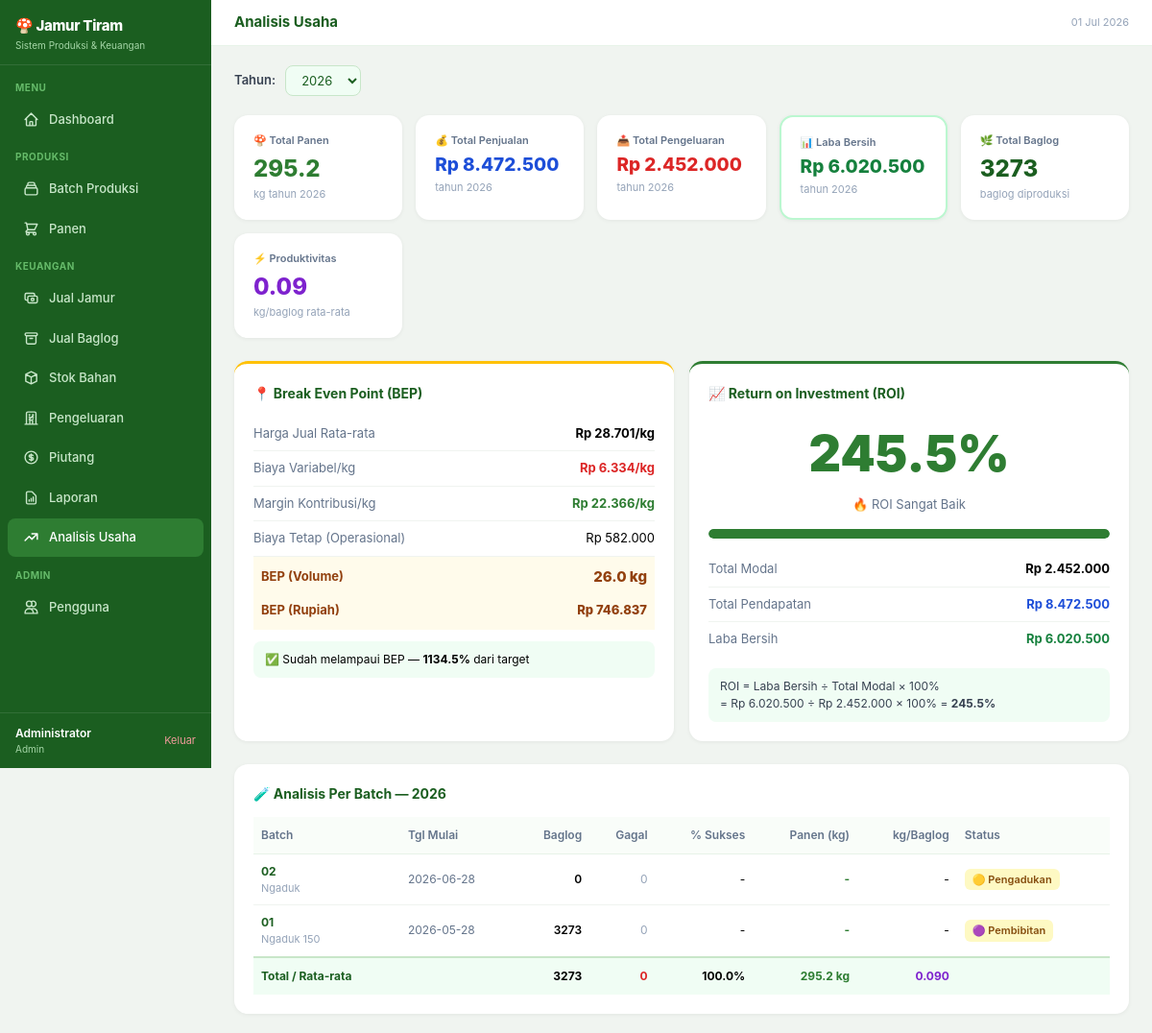
/analisis (signed in), run on the app's committed database.
### tables this page shows
CREATE TABLE batches (
    id              TEXT PRIMARY KEY,
    kode            TEXT NOT NULL UNIQUE,
    nama            TEXT NOT NULL DEFAULT '',
    tanggal_mulai   TEXT NOT NULL,
    status          TEXT NOT NULL DEFAULT 'pengadukan',
    -- pengadukan | fermentasi | pengisian | sterilisasi | inokulasi | inkubasi | panen | selesai
    catatan         TEXT DEFAULT '',
    created_at      INTEGER NOT NULL
);

### app.py (the view)
@app.get("/analisis", response_class=HTMLResponse)
async def analisis_page(request: Request, tahun: str = ""):
    user = require_login(request)
    now = datetime.now()
    if not tahun:
        tahun = now.strftime("%Y")
    data = db.get_analisis_usaha(tahun)
    return tpl.TemplateResponse(request, "analisis.html", _ctx(
        request, user=user, data=data, tahun=tahun
    ))

### templates/analisis.html (shortened to what this page needs)
{% extends "base.html" %}
{% set active = "analisis" %}
{% block topbar_title %}Analisis Usaha{% endblock %}
{% block content %}
<div style="display:flex;align-items:center;gap:10px;margin-bottom:20px;flex-wrap:wrap;">
  <span style="font-size:13px;color:#374151;font-weight:600;">Tahun:</span>
  <form method="get" style="display:flex;gap:8px;">
    <select name="tahun" onchange="this.form.submit()"
      style="border:1.5px solid #c8e6c9;border-radius:8px;padding:6px 12px;font-size:13px;color:#1B5E20;background:#f0fdf4;outline:none;cursor:pointer;">
      {% for y in range(now.year, now.year-4, -1) %}
      <option value="{{ y }}" {% if tahun==y|string %}selected{% endif %}>{{ y }}</option>
      {% endfor %}
    </select>
  </form>
</div>
<div style="display:grid;grid-template-columns:repeat(auto-fill,minmax(160px,1fr));gap:14px;margin-bottom:24px;">
  <div class="stat-card">
    <div style="font-size:11px;color:#64748b;font-weight:600;margin-bottom:4px;">🍄 Total Panen</div>
    <div style="font-size:24px;font-weight:800;color:#2E7D32;">{{ "%.1f"|format(data.total_panen_kg) }}</div>
    <div style="font-size:11px;color:#94a3b8;">kg tahun {{ tahun }}</div>
  </div>
  <div class="stat-card">
    <div style="font-size:11px;color:#64748b;font-weight:600;margin-bottom:4px;">💰 Total Penjualan</div>
    <div style="font-size:19px;font-weight:800;color:#1d4ed8;">{{ data.total_jual|rp }}</div>
    <div style="font-size:11px;color:#94a3b8;">tahun {{ tahun }}</div>
  </div>
  <div class="stat-card">
    <div style="font-size:11px;color:#64748b;font-weight:600;margin-bottom:4px;">📤 Total Pengeluaran</div>
    <div style="font-size:19px;font-weight:800;color:#dc2626;">{{ data.total_biaya|rp }}</div>
    <div style="font-size:11px;color:#94a3b8;">tahun {{ tahun }}</div>
  </div>
  <div class="stat-card" style="border:2px solid {% if data.laba_bersih >= 0 %}#bbf7d0{% else %}#fecaca{% endif %};">
    <div style="font-size:11px;color:#64748b;font-weight:600;margin-bottom:4px;">📊 Laba Bersih</div>
    <div style="font-size:19px;font-weight:800;color:{% if data.laba_bersih >= 0 %}#15803d{% else %}#dc2626{% endif %};">{{ data.laba_bersih|rp }}</div>
    <div style="font-size:11px;color:#94a3b8;">tahun {{ tahun }}</div>
  </div>
  <div class="stat-card">
    <div style="font-size:11px;color:#64748b;font-weight:600;margin-bottom:4px;">🌿 Total Baglog</div>
    <div style="font-size:24px;font-weight:800;color:#1B5E20;">{{ data.total_baglog }}</div>
    <div style="font-size:11px;color:#94a3b8;">baglog diproduksi</div>
  </div>
  <div class="stat-card">
    <div style="font-size:11px;color:#64748b;font-weight:600;margin-bottom:4px;">⚡ Produktivitas</div>
    <div style="font-size:24px;font-weight:800;color:#7e22ce;">{{ "%.2f"|format(data.produktivitas) }}</div>
    <div style="font-size:11px;color:#94a3b8;">kg/baglog rata-rata</div>
  </div>
</div>
<div style="display:grid;grid-template-columns:1fr 1fr;gap:16px;margin-bottom:24px;">
  <div class="card" style="border-top:3px solid #FFC107;">
    <div style="font-size:14px;font-weight:700;color:#1B5E20;margin-bottom:14px;">📍 Break Even Point (BEP)</div>
    <table style="width:100%;border-collapse:collapse;font-size:13px;">
      <tr style="border-bottom:1px solid #f0f4f0;">
        <td style="padding:8px 0;color:#64748b;">Harga Jual Rata-rata</td>
        <td style="padding:8px 0;text-align:right;font-weight:700;">{{ data.harga_rata|rp }}/kg</td>
      </tr>
      <tr style="border-bottom:1px solid #f0f4f0;">
        <td style="padding:8px 0;color:#64748b;">Biaya Variabel/kg</td>
        <td style="padding:8px 0;text-align:right;font-weight:700;color:#dc2626;">{{ data.biaya_var_per_kg|rp }}/kg</td>
      </tr>
      <tr style="border-bottom:1px solid #f0f4f0;">
        <td style="padding:8px 0;color:#64748b;">Margin Kontribusi/kg</td>
        <td style="padding:8px 0;text-align:right;font-weight:700;color:#2E7D32;">{{ (data.harga_rata - data.biaya_var_per_kg)|rp }}/kg</td>
      </tr>
      <tr style="border-bottom:1px solid #f0f4f0;">
        <td style="padding:8px 0;color:#64748b;">Biaya Tetap (Operasional)</td>
        <td style="padding:8px 0;text-align:right;">{{ (data.total_biaya - (data.biaya_var_per_kg * data.total_panen_kg))|rp }}</td>
      </tr>
      <tr style="background:#fffbeb;border-radius:8px;">
        <td style="padding:10px 8px;font-weight:700;color:#92400e;">BEP (Volume)</td>
        <td style="padding:10px 8px;text-align:right;font-weight:800;font-size:15px;color:#92400e;">{{ "%.1f"|format(data.bep_kg) }} kg</td>
      </tr>
      <tr style="background:#fffbeb;">
        <td style="padding:4px 8px 10px;font-weight:700;color:#92400e;">BEP (Rupiah)</td>
        <td style="padding:4px 8px 10px;text-align:right;font-weight:800;color:#92400e;">{{ data.bep_rupiah|rp }}</td>
      </tr>
    </table>
    {% if data.total_panen_kg > 0 and data.bep_kg > 0 %}
    <div style="margin-top:12px;background:#f0fdf4;border-radius:8px;padding:10px 12px;font-size:12px;">
      {% set pct = (data.total_panen_kg / data.bep_kg * 100)|round(1) %}
      {% if data.total_panen_kg >= data.bep_kg %}
      ✅ Sudah melampaui BEP — <b>{{ pct }}%</b> dari target
      {% else %}
      ⚠️ Baru mencapai <b>{{ pct }}%</b> dari BEP. Butuh tambahan <b>{{ "%.1f"|format(data.bep_kg - data.total_panen_kg) }} kg</b> lagi.
      {% endif %}
    </div>
    {% endif %}
  </div>
  <div class="card" style="border-top:3px solid #2E7D32;">
    <div style="font-size:14px;font-weight:700;color:#1B5E20;margin-bottom:14px;">📈 Return on Investment (ROI)</div>
    <div style="text-align:center;margin-bottom:16px;">
      <div style="font-size:52px;font-weight:900;color:{% if data.roi >= 0 %}#2E7D32{% else %}#dc2626{% endif %};">
        {{ "%.1f"|format(data.roi) }}%
      </div>
      <div style="font-size:13px;color:#64748b;margin-top:4px;">
        {% if data.roi >= 30 %}🔥 ROI Sangat Baik
        {% elif data.roi >= 15 %}✅ ROI Baik
        {% elif data.roi >= 0 %}⚠️ ROI Rendah
        {% else %}❌ Merugi{% endif %}
      </div>
    </div>
    {% set roi_pct = [[data.roi, 100]|min, 0]|max %}
    <div style="background:#f1f5f9;border-radius:99px;height:10px;margin-bottom:14px;overflow:hidden;">
      <div style="height:100%;width:{{ roi_pct }}%;background:{% if data.roi >= 30 %}#2E7D32{% elif data.roi >= 15 %}#FFC107{% elif data.roi >= 0 %}#fb923c{% else %}#dc2626{% endif %};border-radius:99px;transition:width .5s;"></div>
    </div>
    <table style="width:100%;border-collapse:collapse;font-size:13px;">
      <tr style="border-bottom:1px solid #f0f4f0;">
        <td style="padding:8px 0;color:#64748b;">Total Modal</td>
        <td style="padding:8px 0;text-align:right;font-weight:700;">{{ data.total_biaya|rp }}</td>
      </tr>
      <tr style="border-bottom:1px solid #f0f4f0;">
        <td style="padding:8px 0;color:#64748b;">Total Pendapatan</td>
        <td style="padding:8px 0;text-align:right;font-weight:700;color:#1d4ed8;">{{ data.total_jual|rp }}</td>
      </tr>
      <tr>
        <td style="padding:8px 0;color:#64748b;">Laba Bersih</td>
        <td style="padding:8px 0;text-align:right;font-weight:700;color:{% if data.laba_bersih >= 0 %}#15803d{% else %}#dc2626{% endif %};">{{ data.laba_bersih|rp }}</td>
      </tr>
    </table>
    <div style="margin-top:12px;background:#f0fdf4;border-radius:8px;padding:10px 12px;font-size:12px;color:#374151;">
      ROI = Laba Bersih ÷ Total Modal × 100%<br>
      = {{ data.laba_bersih|rp }} ÷ {{ data.total_biaya|rp }} × 100% = <b>{{ "%.1f"|format(data.roi) }}%</b>
    </div>
  </div>
</div>
<div class="card">
  <div style="font-size:14px;font-weight:700;color:#1B5E20;margin-bottom:14px;">🧪 Analisis Per Batch — {{ tahun }}</div>
  {% if data.batch_analisis %}
  <div style="overflow-x:auto;">
    <table style="width:100%;border-collapse:collapse;font-size:12px;">
      <thead>
        <tr style="border-bottom:1.5px solid #e7f3e8;background:#f9fdf9;">
          <th style="text-align:left;padding:10px 8px;color:#64748b;font-weight:600;">Batch</th>
          <th style="text-align:left;padding:10px 8px;color:#64748b;font-weight:600;">Tgl Mulai</th>
          <th style="text-align:right;padding:10px 8px;color:#64748b;font-weight:600;">Baglog</th>
          <th style="text-align:right;padding:10px 8px;color:#64748b;font-weight:600;">Gagal</th>
          <th style="text-align:right;padding:10px 8px;color:#64748b;font-weight:600;">% Sukses</th>
          <th style="text-align:right;padding:10px 8px;color:#64748b;font-weight:600;">Panen (kg)</th>
          <th style="text-align:right;padding:10px 8px;color:#64748b;font-weight:600;">kg/Baglog</th>
          <th style="text-align:left;padding:10px 8px;color:#64748b;font-weight:600;">Status</th>
        </tr>
      </thead>
      <tbody>
        {% for b in data.batch_analisis %}
        <tr style="border-bottom:1px solid #f0f4f0;" class="hover:bg-green-50">
          <td style="padding:9px 8px;">
            <div style="font-weight:700;color:#1B5E20;">{{ b.kode }}</div>
            {% if b.nama %}<div style="font-size:11px;color:#94a3b8;">{{ b.nama }}</div>{% endif %}
          </td>
          <td style="padding:9px 8px;color:#64748b;">{{ b.tanggal_mulai }}</td>
          <td style="padding:9px 8px;text-align:right;font-weight:600;">{{ b.baglog }}</td>
          <td style="padding:9px 8px;text-align:right;color:{% if b.baglog_gagal > 0 %}#dc2626{% else %}#94a3b8{% endif %};">{{ b.baglog_gagal }}</td>
          <td style="padding:9px 8px;text-align:right;">
            {% if b.persen_sukses > 0 %}
            <span style="color:{% if b.persen_sukses >= 90 %}#15803d{% elif b.persen_sukses >= 70 %}#b45309{% else %}#dc2626{% endif %};font-weight:700;">
              {{ "%.1f"|format(b.persen_sukses) }}%
            </span>
            {% else %}-{% endif %}
          </td>
          <td style="padding:9px 8px;text-align:right;font-weight:700;color:#2E7D32;">
            {% if b.panen_kg > 0 %}{{ "%.1f"|format(b.panen_kg) }}{% else %}-{% endif %}
          </td>
          <td style="padding:9px 8px;text-align:right;">
            {% if b.panen_per_baglog > 0 %}
            <span style="color:{% if b.panen_per_baglog >= 0.4 %}#15803d{% elif b.panen_per_baglog >= 0.2 %}#b45309{% else %}#dc2626{% endif %};font-weight:600;">
              {{ "%.3f"|format(b.panen_per_baglog) }}
            </span>
            {% else %}-{% endif %}
          </td>
          <td style="padding:9px 8px;">
            {% set sl = status_label.get(b.status, ('⚪','?')) %}
            <span class="badge badge-{% if b.status=='panen' %}green{% elif b.status=='inkubasi' %}purple{% elif b.status=='selesai' %}gray{% else %}yellow{% endif %}">
              {{ sl[0] }} {{ sl[1] }}
            </span>
          </td>
        </tr>
        {% endfor %}
        <tr style="background:#f0fdf4;font-weight:700;border-top:2px solid #c8e6c9;">
          <td style="padding:10px 8px;color:#1B5E20;">Total / Rata-rata</td>
          <td></td>
          <td style="padding:10px 8px;text-align:right;">{{ data.total_baglog }}</td>
          <td style="padding:10px 8px;text-align:right;color:#dc2626;">{{ data.batch_analisis|sum(attribute='baglog_gagal') }}</td>
          <td style="padding:10px 8px;text-align:right;">
            {% set total_bl = data.batch_analisis|sum(attribute='baglog') %}
            {% set total_gagal = data.batch_analisis|sum(attribute='baglog_gagal') %}
            {% if total_bl > 0 %}{{ "%.1f"|format((total_bl - total_gagal) / total_bl * 100) }}%{% endif %}
          </td>
          <td style="padding:10px 8px;text-align:right;color:#2E7D32;">{{ "%.1f"|format(data.total_panen_kg) }} kg</td>
          <td style="padding:10px 8px;text-align:right;color:#7e22ce;">{{ "%.3f"|format(data.produktivitas) }}</td>
          <td></td>
        </tr>
      </tbody>
    </table>
  </div>
  {% else %}
  <div style="text-align:center;padding:32px;color:#94a3b8;">
    <div style="font-size:32px;margin-bottom:8px;">📊</div>
    <p>Belum ada data batch untuk tahun {{ tahun }}</p>
  </div>
  {% endif %}
</div>
{% endblock %}

### templates/base.html (style rules this page uses)
:root { --green: #2E7D32; --green-l: #81C784; --yellow: #FFC107; }
body { font-family: 'Inter', system-ui, sans-serif; background: #f0f4f0; }
.card { background: #fff; border-radius: 14px; padding: 20px; box-shadow: 0 1px 4px rgba(0,0,0,.06); }
.badge { display: inline-flex; align-items: center; gap: 4px; font-size: 11px; font-weight: 600; padding: 3px 8px; border-radius: 6px; }
.badge-yellow { background: #fef9c3; color: #854d0e; }
.stat-card { background: #fff; border-radius: 14px; padding: 18px 20px; box-shadow: 0 1px 4px rgba(0,0,0,.06); }

### data on the page
batches: kode "02", nama "Ngaduk", tanggal_mulai "2026-06-28", baglog "0", baglog_gagal "0", sl "🟡", status "Pengadukan"
batches: kode "01", nama "Ngaduk 150", tanggal_mulai "2026-05-28", baglog "3273", baglog_gagal "0", sl "🟣", sl "Pembibitan"

### other printed values
{{ user.nama }} "Administrator"
{{ user.role|capitalize }} "Admin"
{{ now.strftime('%d %b %Y') }} "01 Jul 2026"
{{ "%.1f"|format(data.total_panen_kg) }} "295.2"
{{ tahun }} "2026"
{{ data.total_jual|rp }} "Rp 8.472.500"
{{ data.total_biaya|rp }} "Rp 2.452.000"
{{ data.laba_bersih|rp }} "Rp 6.020.500"
{{ data.total_baglog }} "3273"
{{ "%.2f"|format(data.produktivitas) }} "0.09"
{{ data.harga_rata|rp }} "Rp 28.701"
{{ data.biaya_var_per_kg|rp }} "Rp 6.334"
{{ (data.harga_rata - data.biaya_var_per_kg)|rp }} "Rp 22.366"
{{ (data.total_biaya - (data.biaya_var_per_kg * data.total_panen_kg))|rp }} "Rp 582.000"
{{ "%.1f"|format(data.bep_kg) }} "26.0"
